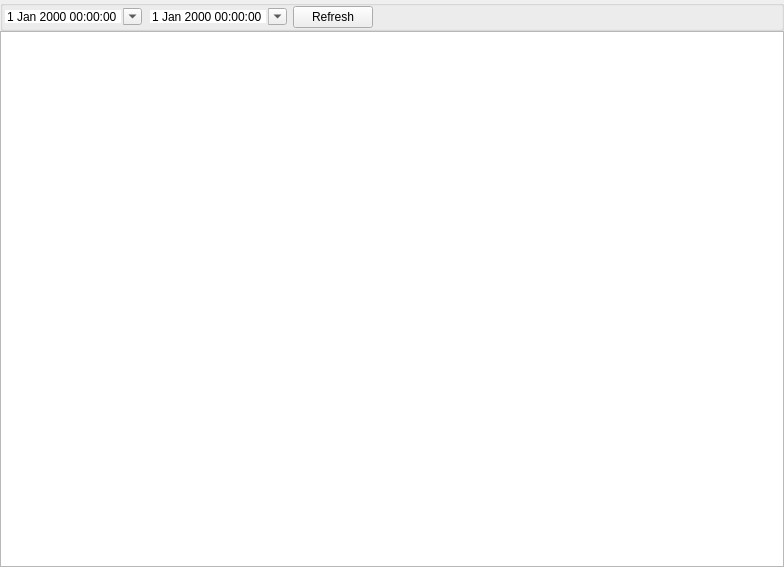
<?xml version="1.0" encoding="UTF-8"?>
<ui version="4.0">
 <class>NodeReferencedWidget</class>
 <widget class="QWidget" name="NodeReferencedWidget">
  <property name="geometry">
   <rect>
    <x>0</x>
    <y>0</y>
    <width>784</width>
    <height>567</height>
   </rect>
  </property>
  <property name="windowTitle">
   <string/>
  </property>
  <layout class="QGridLayout" name="gridLayout">
   <property name="leftMargin">
    <number>0</number>
   </property>
   <property name="topMargin">
    <number>0</number>
   </property>
   <property name="rightMargin">
    <number>0</number>
   </property>
   <property name="bottomMargin">
    <number>0</number>
   </property>
   <property name="spacing">
    <number>0</number>
   </property>
   <item row="0" column="0">
    <widget class="QGroupBox" name="treeWidgetOrder">
     <property name="sizePolicy">
      <sizepolicy hsizetype="Preferred" vsizetype="Preferred">
       <horstretch>0</horstretch>
       <verstretch>0</verstretch>
      </sizepolicy>
     </property>
     <property name="title">
      <string/>
     </property>
     <layout class="QHBoxLayout" name="horizontalLayout_2">
      <property name="spacing">
       <number>-1</number>
      </property>
      <property name="leftMargin">
       <number>0</number>
      </property>
      <property name="topMargin">
       <number>0</number>
      </property>
      <property name="rightMargin">
       <number>0</number>
      </property>
      <property name="bottomMargin">
       <number>0</number>
      </property>
      <item>
       <widget class="DateTimeEdit" name="start">
        <property name="frame">
         <bool>false</bool>
        </property>
        <property name="calendarPopup">
         <bool>true</bool>
        </property>
       </widget>
      </item>
      <item>
       <widget class="DateTimeEdit" name="end">
        <property name="frame">
         <bool>false</bool>
        </property>
        <property name="calendarPopup">
         <bool>true</bool>
        </property>
       </widget>
      </item>
      <item>
       <widget class="QPushButton" name="pBtnRefresh">
        <property name="text">
         <string>Refresh</string>
        </property>
       </widget>
      </item>
      <item>
       <spacer name="horizontalSpacer_3">
        <property name="orientation">
         <enum>Qt::Orientation::Horizontal</enum>
        </property>
        <property name="sizeHint" stdset="0">
         <size>
          <width>516</width>
          <height>17</height>
         </size>
        </property>
       </spacer>
      </item>
     </layout>
    </widget>
   </item>
   <item row="1" column="0">
    <widget class="QTableView" name="tableView"/>
   </item>
  </layout>
 </widget>
 <customwidgets>
  <customwidget>
   <class>DateTimeEdit</class>
   <extends>QDateTimeEdit</extends>
   <header location="global">widget/datetimeedit.h</header>
  </customwidget>
 </customwidgets>
 <resources/>
 <connections/>
</ui>
